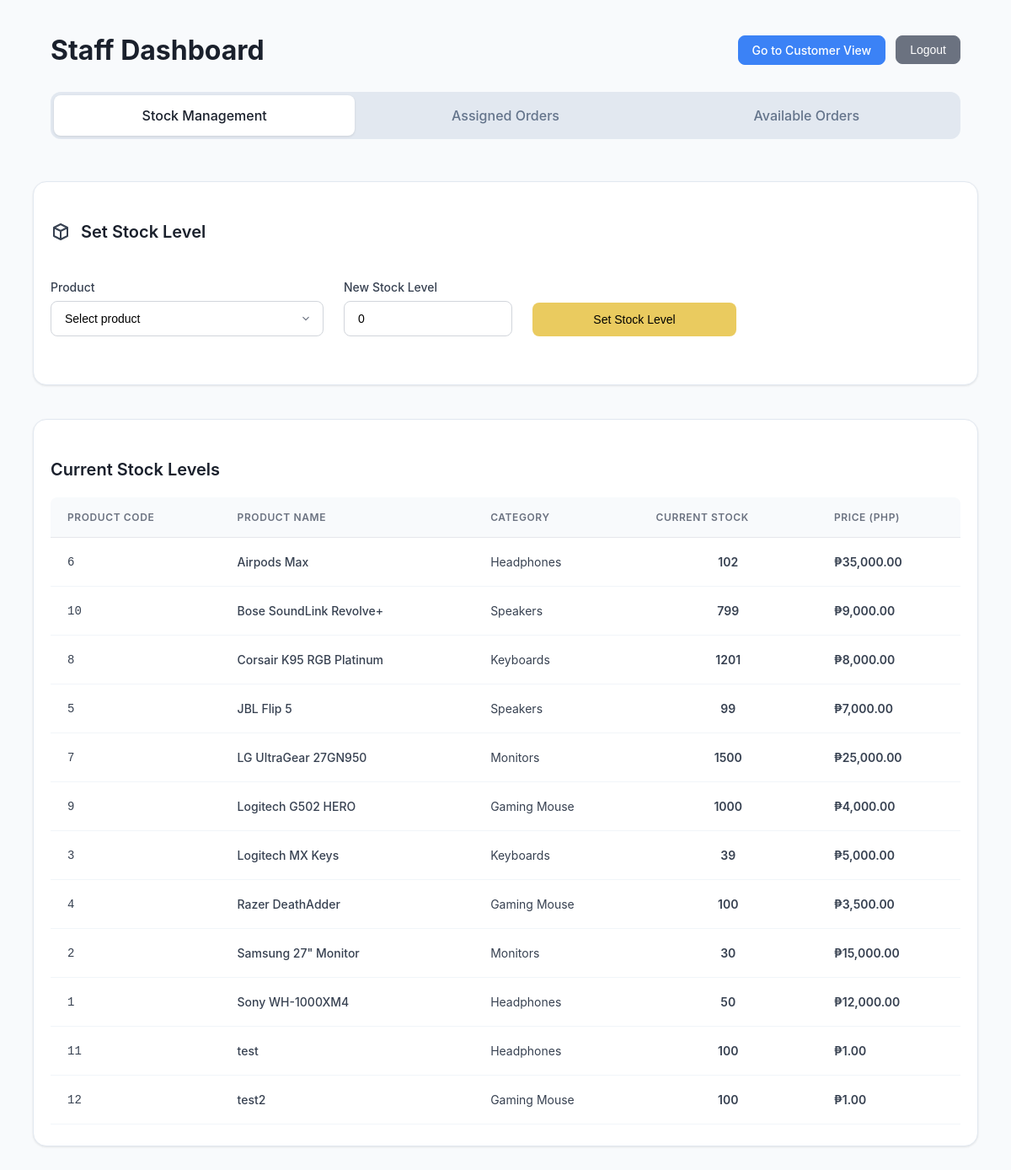
The app's page /stock_management.php (signed in) with its own data.
### tables this page shows
CREATE TABLE `products` (
  `product_code` int(11) NOT NULL,
  `category_code` int(11) DEFAULT NULL,
  `product_name` varchar(45) DEFAULT NULL,
  `description` varchar(45) DEFAULT NULL,
  `stock_qty` int(11) DEFAULT NULL,
  `srp_php` float DEFAULT NULL
);

### stock_management.php (the view, shortened to what this page needs)
<?php
require_once 'includes/db.php';
$result = $conn->query("SELECT product_code, category_code, product_name, description, stock_qty, srp_php FROM products ORDER BY product_name");
$products = $result->fetch_all(MYSQLI_ASSOC);
function getCategoryName($categoryCode) {
    $categories = [
        1 => 'Headphones',
        2 => 'Monitors',
        3 => 'Keyboards',
        4 => 'Gaming Mouse',
        5 => 'Speakers'
    ];
    return isset($categories[$categoryCode]) ? $categories[$categoryCode] : 'Unknown';
}
?>
<!DOCTYPE html>
<html>
<head>
    <link rel="stylesheet" href="styles/staff_main.css?v=<?php echo time(); ?>">
    <link rel="stylesheet" href="styles/staff.css">
</head>
<body>
    <div class="dashboard-container">
        <div class="dashboard-header">
            <h1 class="dashboard-title">Staff Dashboard</h1>
            <div class="staff-action-buttons">
                <a href="Index.php" class="staff-btn staff-btn-primary">
                    Go to Customer View
                </a>
                <form method="POST" style="display: inline;">
                    <button type="submit" name="logout" value="1" class="staff-btn staff-btn-secondary"
                            onclick="return confirm('Are you sure you want to logout?');">
                        Logout
                    </button>
                </form>
            </div>
        </div>
            <nav class="tab-navigation">
                <a href="stock_management.php" class="tab-nav-item active">Stock Management</a>
                <a href="assigned_orders.php" class="tab-nav-item">Assigned Orders</a>
                <a href="available_orders.php" class="tab-nav-item">Available Orders</a>
            </nav>
        </div>
        <div class="card">
            <div class="card-header">
                <svg class="card-icon" fill="none" stroke="currentColor" viewBox="0 0 24 24">
                    <path stroke-linecap="round" stroke-linejoin="round" stroke-width="2" d="M20 7l-8-4-8 4m16 0l-8 4m8-4v10l-8 4m0-10L4 7m8 4v10M4 7v10l8 4"></path>
                </svg>
                <h2 class="card-title">Set Stock Level</h2>
            </div>
            <form method="POST" class="stock-form">
                <div class="form-group">
                    <label class="form-label">Product</label>
                    <select name="product_code" class="form-select" required>
                        <option value="">Select product</option>
                    </select>
                </div>
                <div class="form-group">
                    <label class="form-label">New Stock Level</label>
                    <input type="number" name="quantity" class="form-input" value="0" min="0" required>
                </div>
                <button type="submit" class="update-button">Set Stock Level</button>
            </form>
        </div>
        <div class="card">
            <h2 class="card-title">Current Stock Levels</h2>
            <table class="stock-table">
                <thead>
                    <tr>
                        <th>Product Code</th>
                        <th>Product Name</th>
                        <th>Category</th>
                        <th>Current Stock</th>
                        <th>Price (PHP)</th>
                    </tr>
                </thead>
                <tbody>
                    <?php foreach ($products as $product): ?>
                    <tr>
                        <td class="product-code"><?php echo htmlspecialchars($product['product_code']); ?></td>
                        <td class="product-name"><?php echo htmlspecialchars($product['product_name']); ?></td>
                        <td class="category-text"><?php echo getCategoryName($product['category_code']); ?></td>
                        <td class="stock-quantity"><?php echo $product['stock_qty']; ?></td>
                        <td class="price-text">₱<?php echo number_format($product['srp_php'], 2); ?></td>
                    </tr>
                    <?php endforeach; ?>
                </tbody>
            </table>
        </div>
</body>
</html>

### styles/staff_main.css (style rules this page uses)
body { font-family: -apple-system, BlinkMacSystemFont, 'Segoe UI', Roboto, Oxygen, Ubuntu, Cantarell, sans-serif; margin: 0; padding: 0; background-color: #f8fafc; }
.dashboard-container { max-width: 90%; margin: 0 auto; padding: 40px 10px; }
.dashboard-header { display: flex; justify-content: space-between; align-items: center; margin-bottom: 30px; }
.dashboard-title { font-size: 32px; font-weight: 700; color: #1a202c; margin: 0; }
.tab-navigation { display: flex; gap: 0; border-radius: 12px; overflow: hidden; background-color: #e2e8f0; padding: 4px; margin-bottom: 10px; }
.tab-nav-item { flex: 1; padding: 14px 24px; text-align: center; font-weight: 500; color: #64748b; text-decoration: none; border-radius: 8px; transition: all 0.2s ease; }
.tab-nav-item.active { background-color: white; color: #1a202c; box-shadow: 0 1px 3px rgba(0, 0, 0, 0.1); }
.card { background: white; border-radius: 16px; box-shadow: 0 1px 3px rgba(0, 0, 0, 0.06), 0 1px 2px rgba(0, 0, 0, 0.04); border: 1px solid #e2e8f0; margin: 0 auto 40px; max-width: 90%; padding: 25px 20px; }
.card-header { display: flex; align-items: center; margin-bottom: 24px; gap: 12px; }
.card-icon { width: 24px; height: 24px; color: #374151; }
.card-title { font-size: 20px; font-weight: 600; color: #1a202c; padding: 5px 0; }
.stock-form { display: grid; grid-template-columns: 1fr 200px 1fr 1fr; gap: 24px; align-items: end; margin-bottom: 32px; }
.form-group { display: flex; flex-direction: column; }
.form-label { font-size: 14px; font-weight: 500; color: #374151; margin-bottom: 8px; }
.form-select, .form-input { padding: 12px 16px; border: 1px solid #d1d5db; border-radius: 8px; font-size: 14px; background: white; transition: border-color 0.2s ease, box-shadow 0.2s ease; }
.form-select { appearance: none; background-position: right 12px center; background-repeat: no-repeat; background-size: 16px; padding-right: 40px; }
.update-button { background: #eacb5f; color: black; font-weight: 500; font-size: 14px; padding: 12px 32px; border: none; border-radius: 8px; cursor: pointer; transition: all 0.2s ease; height: fit-content; }
.stock-table { width: 100%; border-collapse: separate; border-spacing: 0; }
.stock-table th { background-color: #f8fafc; color: #6b7280; font-size: 12px; font-weight: 600; text-transform: uppercase; letter-spacing: 0.05em; padding: 16px 20px; text-align: left; border-bottom: 1px solid #e5e7eb; }
.stock-table th:first-child { border-top-left-radius: 8px; }
.stock-table th:last-child { border-top-right-radius: 8px; }
.stock-table td { padding: 20px; border-bottom: 1px solid #f1f5f9; font-size: 14px; color: #374151; }
.product-name { font-weight: 500; color: #1a202c; }
.category-text { color: #6b7280; }
.price-text { font-weight: 600; color: #1a202c; }
.staff-action-buttons { display: flex; gap: 12px; }
.staff-btn { padding: 8px 16px; font-size: 14px; font-weight: 500; border: 1px solid #e2e8f0; border-radius: 8px; background: #ffffff; color: #374151; text-decoration: none; transition: all 0.2s ease; cursor: pointer; display: inline-block; white-space: nowrap; }
.staff-btn-primary { background: #3b82f6; border-color: #3b82f6; color: white; }
.staff-btn-secondary { background: #6b7280; border-color: #6b7280; color: white; }

### styles/staff.css (style rules this page uses)
.stock-quantity { font-weight: 600; text-align: center; }
.product-code { font-family: monospace; font-weight: 500; }

### records on screen
products: product_code "6", product_name "Airpods Max", category_code "Headphones", stock_qty "102", srp_php "35,000.00"
products: product_code "10", product_name "Bose SoundLink Revolve+", category_code "Speakers", stock_qty "799", srp_php "9,000.00"
products: product_code "8", product_name "Corsair K95 RGB Platinum", category_code "Keyboards", stock_qty "1201", srp_php "8,000.00"
products: product_code "5", product_name "JBL Flip 5", category_code "Speakers", stock_qty "99", srp_php "7,000.00"
products: product_code "7", product_name "LG UltraGear 27GN950", category_code "Monitors", stock_qty "1500", srp_php "25,000.00"
products: product_code "9", product_name "Logitech G502 HERO", category_code "Gaming Mouse", stock_qty "1000", srp_php "4,000.00"
products: product_code "3", product_name "Logitech MX Keys", category_code "Keyboards", stock_qty "39", srp_php "5,000.00"
products: product_code "4", product_name "Razer DeathAdder", category_code "Gaming Mouse", stock_qty "100", srp_php "3,500.00"
products: product_code "2", product_name "Samsung 27\" Monitor", category_code "Monitors", stock_qty "30", srp_php "15,000.00"
products: product_code "1", product_name "Sony WH-1000XM4", category_code "Headphones", stock_qty "50", srp_php "12,000.00"
products: product_code "11", product_name "test", category_code "Headphones", stock_qty "100", srp_php "1.00"
products: product_code "12", product_name "test2", category_code "Gaming Mouse", stock_qty "100", srp_php "1.00"
